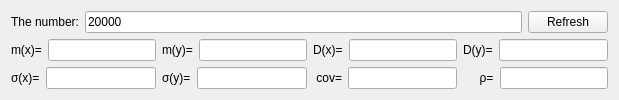
<?xml version="1.0" encoding="UTF-8"?>
<ui version="4.0">
 <class>GUIClass</class>
 <widget class="QWidget" name="GUIClass">
  <property name="sizePolicy">
   <sizepolicy hsizetype="Preferred" vsizetype="Preferred">
    <horstretch>2</horstretch>
    <verstretch>1</verstretch>
   </sizepolicy>
  </property>
  <property name="windowTitle">
   <string>GUI</string>
  </property>
  <layout class="QVBoxLayout" name="verticalLayout_2">
   <item>
    <layout class="QVBoxLayout" name="verticalLayout">
     <item>
      <layout class="QHBoxLayout" name="horizontalLayout">
       <item>
        <widget class="QLabel" name="label">
         <property name="text">
          <string>The number:</string>
         </property>
        </widget>
       </item>
       <item>
        <widget class="QLineEdit" name="lineEdit">
         <property name="text">
          <string>20000</string>
         </property>
        </widget>
       </item>
       <item>
        <widget class="QPushButton" name="pushButton">
         <property name="text">
          <string>Refresh</string>
         </property>
        </widget>
       </item>
      </layout>
     </item>
    </layout>
   </item>
   <item>
    <layout class="QGridLayout" name="gridLayout">
     <item row="0" column="1">
      <layout class="QHBoxLayout" name="horizontalLayout_5">
       <item>
        <widget class="QLabel" name="label_3">
         <property name="text">
          <string>m(y)=</string>
         </property>
        </widget>
       </item>
       <item>
        <widget class="QLineEdit" name="lineEdit_3">
         <property name="readOnly">
          <bool>true</bool>
         </property>
        </widget>
       </item>
      </layout>
     </item>
     <item row="0" column="2">
      <layout class="QHBoxLayout" name="horizontalLayout_6">
       <item>
        <widget class="QLabel" name="label_4">
         <property name="text">
          <string>D(x)=</string>
         </property>
        </widget>
       </item>
       <item>
        <widget class="QLineEdit" name="lineEdit_4">
         <property name="readOnly">
          <bool>true</bool>
         </property>
        </widget>
       </item>
      </layout>
     </item>
     <item row="0" column="3">
      <layout class="QHBoxLayout" name="horizontalLayout_7">
       <item>
        <widget class="QLabel" name="label_5">
         <property name="text">
          <string>D(y)=</string>
         </property>
        </widget>
       </item>
       <item>
        <widget class="QLineEdit" name="lineEdit_5">
         <property name="readOnly">
          <bool>true</bool>
         </property>
        </widget>
       </item>
      </layout>
     </item>
     <item row="0" column="0">
      <layout class="QHBoxLayout" name="horizontalLayout_4">
       <item>
        <widget class="QLabel" name="label_2">
         <property name="text">
          <string>m(x)=</string>
         </property>
        </widget>
       </item>
       <item>
        <widget class="QLineEdit" name="lineEdit_2">
         <property name="readOnly">
          <bool>true</bool>
         </property>
        </widget>
       </item>
      </layout>
     </item>
     <item row="1" column="0">
      <layout class="QHBoxLayout" name="horizontalLayout_8">
       <item>
        <widget class="QLabel" name="label_6">
         <property name="text">
          <string>σ(x)=</string>
         </property>
        </widget>
       </item>
       <item>
        <widget class="QLineEdit" name="lineEdit_6">
         <property name="readOnly">
          <bool>true</bool>
         </property>
        </widget>
       </item>
      </layout>
     </item>
     <item row="1" column="1">
      <layout class="QHBoxLayout" name="horizontalLayout_9">
       <item>
        <widget class="QLabel" name="label_7">
         <property name="text">
          <string>σ(y)=</string>
         </property>
        </widget>
       </item>
       <item>
        <widget class="QLineEdit" name="lineEdit_7">
         <property name="readOnly">
          <bool>true</bool>
         </property>
        </widget>
       </item>
      </layout>
     </item>
     <item row="1" column="2">
      <layout class="QHBoxLayout" name="horizontalLayout_10">
       <item>
        <widget class="QLabel" name="label_8">
         <property name="text">
          <string> cov=</string>
         </property>
        </widget>
       </item>
       <item>
        <widget class="QLineEdit" name="lineEdit_8">
         <property name="readOnly">
          <bool>true</bool>
         </property>
        </widget>
       </item>
      </layout>
     </item>
     <item row="1" column="3">
      <layout class="QHBoxLayout" name="horizontalLayout_11">
       <item>
        <widget class="QLabel" name="label_9">
         <property name="text">
          <string>     ρ=</string>
         </property>
        </widget>
       </item>
       <item>
        <widget class="QLineEdit" name="lineEdit_9">
         <property name="readOnly">
          <bool>true</bool>
         </property>
        </widget>
       </item>
      </layout>
     </item>
    </layout>
   </item>
  </layout>
 </widget>
 <layoutdefault spacing="6" margin="11"/>
 <resources>
  <include location="gui.qrc"/>
 </resources>
 <connections/>
</ui>
